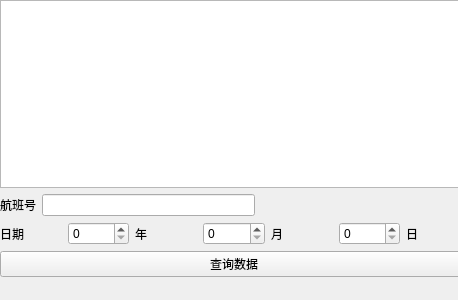
<?xml version="1.0" encoding="UTF-8"?>
<ui version="4.0">
 <class>querys</class>
 <widget class="QWidget" name="querys">
  <property name="geometry">
   <rect>
    <x>0</x>
    <y>0</y>
    <width>458</width>
    <height>300</height>
   </rect>
  </property>
  <property name="windowTitle">
   <string>查询窗口</string>
  </property>
  <widget class="QWidget" name="layoutWidget">
   <property name="geometry">
    <rect>
     <x>0</x>
     <y>0</y>
     <width>468</width>
     <height>277</height>
    </rect>
   </property>
   <layout class="QVBoxLayout" name="verticalLayout_2">
    <item>
     <widget class="QTableView" name="tableView"/>
    </item>
    <item>
     <layout class="QVBoxLayout" name="verticalLayout">
      <item>
       <layout class="QHBoxLayout" name="horizontalLayout_2">
        <item>
         <widget class="QLabel" name="label">
          <property name="text">
           <string>航班号</string>
          </property>
         </widget>
        </item>
        <item>
         <widget class="QLineEdit" name="lineEdit_ID"/>
        </item>
        <item>
         <spacer name="horizontalSpacer">
          <property name="orientation">
           <enum>Qt::Horizontal</enum>
          </property>
          <property name="sizeHint" stdset="0">
           <size>
            <width>40</width>
            <height>20</height>
           </size>
          </property>
         </spacer>
        </item>
       </layout>
      </item>
      <item>
       <layout class="QHBoxLayout" name="horizontalLayout">
        <item>
         <widget class="QLabel" name="label_2">
          <property name="text">
           <string>日期</string>
          </property>
         </widget>
        </item>
        <item>
         <widget class="QSpinBox" name="spinBox_year"/>
        </item>
        <item>
         <widget class="QLabel" name="label_3">
          <property name="text">
           <string>年</string>
          </property>
         </widget>
        </item>
        <item>
         <widget class="QSpinBox" name="spinBox_month"/>
        </item>
        <item>
         <widget class="QLabel" name="label_4">
          <property name="text">
           <string>月</string>
          </property>
         </widget>
        </item>
        <item>
         <widget class="QSpinBox" name="spinBox_day"/>
        </item>
        <item>
         <widget class="QLabel" name="label_5">
          <property name="text">
           <string>日</string>
          </property>
         </widget>
        </item>
       </layout>
      </item>
     </layout>
    </item>
    <item>
     <layout class="QHBoxLayout" name="horizontalLayout_3">
      <item>
       <widget class="QPushButton" name="pushButton_Search">
        <property name="text">
         <string>查询数据</string>
        </property>
       </widget>
      </item>
     </layout>
    </item>
   </layout>
  </widget>
 </widget>
 <resources/>
 <connections/>
</ui>
